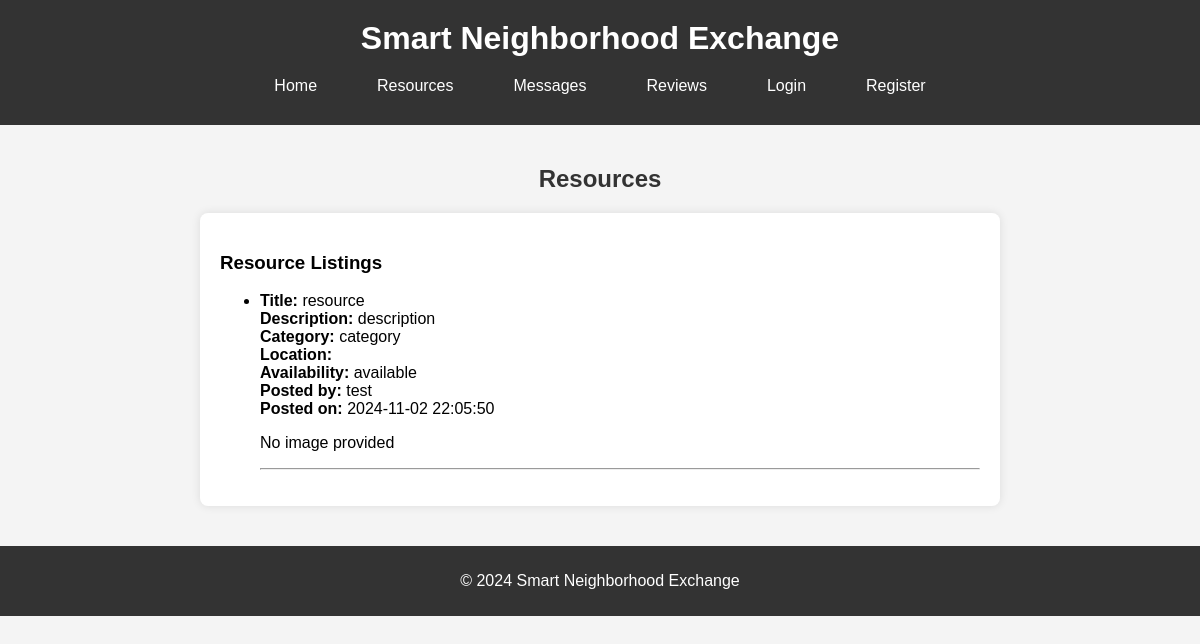
Before: /resources with the older database file.
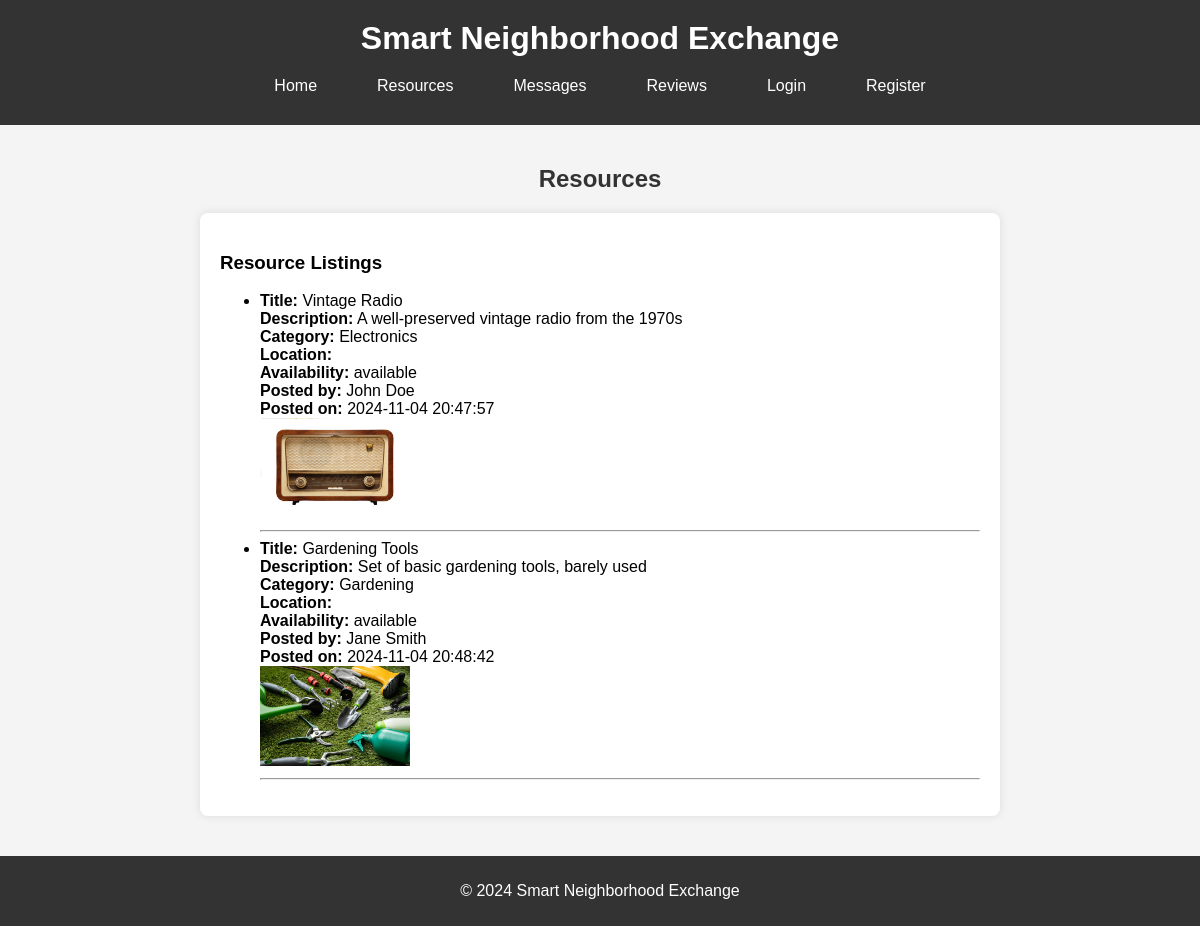
After: the same page with the newer database file.
### tables this page shows
CREATE TABLE Resources (
    resource_id INTEGER PRIMARY KEY AUTOINCREMENT,
    user_id INTEGER,
    title TEXT NOT NULL,
    description TEXT,
    images TEXT,
    category TEXT,
    availability TEXT,
    date_posted TEXT NOT NULL,
    FOREIGN KEY (user_id) REFERENCES Users(user_id)
);

CREATE TABLE Users (
    user_id INTEGER PRIMARY KEY AUTOINCREMENT,
    name TEXT NOT NULL,
    email TEXT NOT NULL UNIQUE,
    password TEXT NOT NULL,
    profile_image TEXT,
    location TEXT
);

### app.py (the view)
@app.route('/resources', methods=['GET'])
def resources():
    conn = get_db_connection()
    category = request.args.get('category', '').strip()
    keywords = request.args.get('keywords', '').strip()
    location = request.args.get('location', '').strip()
    query = '''
        SELECT Resources.*, Users.name AS user_name
        FROM Resources
        JOIN Users ON Resources.user_id = Users.user_id
    '''
    filters = []
    params = []
    if category:
        filters.append("Resources.category LIKE ?")
        params.append(f"%{category}%")
    if keywords:
        filters.append("(Resources.title LIKE ? OR Resources.description LIKE ?)")
        params.extend([f"%{keywords}%", f"%{keywords}%"])
    if location:
        filters.append("Users.location LIKE ?")
        params.append(f"%{location}%")
    if filters:
        query += " WHERE " + " AND ".join(filters)
    resources = conn.execute(query, params).fetchall()
    conn.close()
    return render_template('resources.html', resources=resources)

### app.py (called while the page is built)
def get_db_connection():
    conn = sqlite3.connect('exchange.db')
    conn.row_factory = sqlite3.Row
    return conn

### templates/resources.html (shortened to what this page needs)
{% extends 'layout.html' %}
{% block content_title %}Resources{% endblock %}
{% block content %}
    <h3>Resource Listings</h3>
    <ul>
        {% for resource in resources %}
            <li>
                <strong>Title:</strong> {{ resource['title'] }}<br>
                <strong>Description:</strong> {{ resource['description'] }}<br>
                <strong>Category:</strong> {{ resource['category'] }}<br>
                <strong>Location:</strong> {{ resource['location'] }}<br>
                <strong>Availability:</strong> {{ resource['availability'] }}<br>
                <strong>Posted by:</strong> {{ resource['user_name'] }}<br>
                <strong>Posted on:</strong> {{ resource['date_posted'] }}<br>
                {% if resource['images'] %}
                    <img src="{{ url_for('static', filename=resource['images']) }}" alt="Resource Image" width="150">
                {% else %}
                    <p>No image provided</p>
                {% endif %}
            </li>
            <hr>
        {% endfor %}
    </ul>
{% endblock %}

### templates/layout.html (shortened to what this page needs)
<!DOCTYPE html>
<html lang="en">
<head>
    <link rel="stylesheet" href="{{ url_for('static', filename='style.css') }}">
</head>
<body>
    <header>
        <h1>Smart Neighborhood Exchange</h1>
        <nav>
            <ul class="navbar">
                <li><a href="{{ url_for('index') }}">Home</a></li>
                <li><a href="{{ url_for('resources') }}">Resources</a></li>
                <li><a href="{{ url_for('messages') }}">Messages</a></li>
                <li><a href="{{ url_for('reviews') }}">Reviews</a></li>
                {% if session.get('user_id') %}
                    <li><a href="{{ url_for('profile') }}">Profile</a></li>
                    <li><a href="{{ url_for('logout') }}">Logout</a></li>
                {% else %}
                    <li><a href="{{ url_for('login') }}">Login</a></li>
                    <li><a href="{{ url_for('registration') }}">Register</a></li>
                {% endif %}
            </ul>
        </nav>
    </header>
    <main>
        <h2>{% block content_title %}{% endblock %}</h2>
        <section>
            {% block content %}{% endblock %}
        </section>
    </main>
    <footer>
        <p>&copy; 2024 Smart Neighborhood Exchange</p>
    </footer>
</body>
</html>

### static/style.css (style rules this page uses)
body { font-family: Arial, sans-serif; margin: 0; padding: 0; background-color: #f4f4f4; }
header { background-color: #333; color: #fff; padding: 20px 0; text-align: center; }
h1 { margin: 0; }
nav { margin-top: 10px; }
.navbar { list-style-type: none; padding: 0; margin: 0; display: flex; justify-content: center; background-color: #333; }
.navbar li { margin: 0 15px; }
.navbar li a { color: #fff; text-decoration: none; padding: 10px 15px; display: block; }
main { padding: 20px; max-width: 800px; margin: 0 auto; }
h2 { color: #333; text-align: center; }
section { background-color: #fff; padding: 20px; border-radius: 8px; box-shadow: 0px 0px 10px rgba(0, 0, 0, 0.1); }
footer { background-color: #333; color: #fff; text-align: center; padding: 10px 0; position: relative; bottom: 0; width: 100%; margin-top: 20px; }

Changed rows visible on the page:
removed Resources: title "resource", description "description", category "category", availability "available", user_name "test", date_posted "2024-11-02 22:05:50", shows "No image provided"
added Resources: title "Vintage Radio", description "A well-preserved vintage radio from the 1970s", category "Electronics", availability "available", user_name "John Doe", date_posted "2024-11-04 20:47:57", images (picture)
added Resources: title "Gardening Tools", description "Set of basic gardening tools, barely used", category "Gardening", availability "available", user_name "Jane Smith", date_posted "2024-11-04 20:48:42", images (picture)
